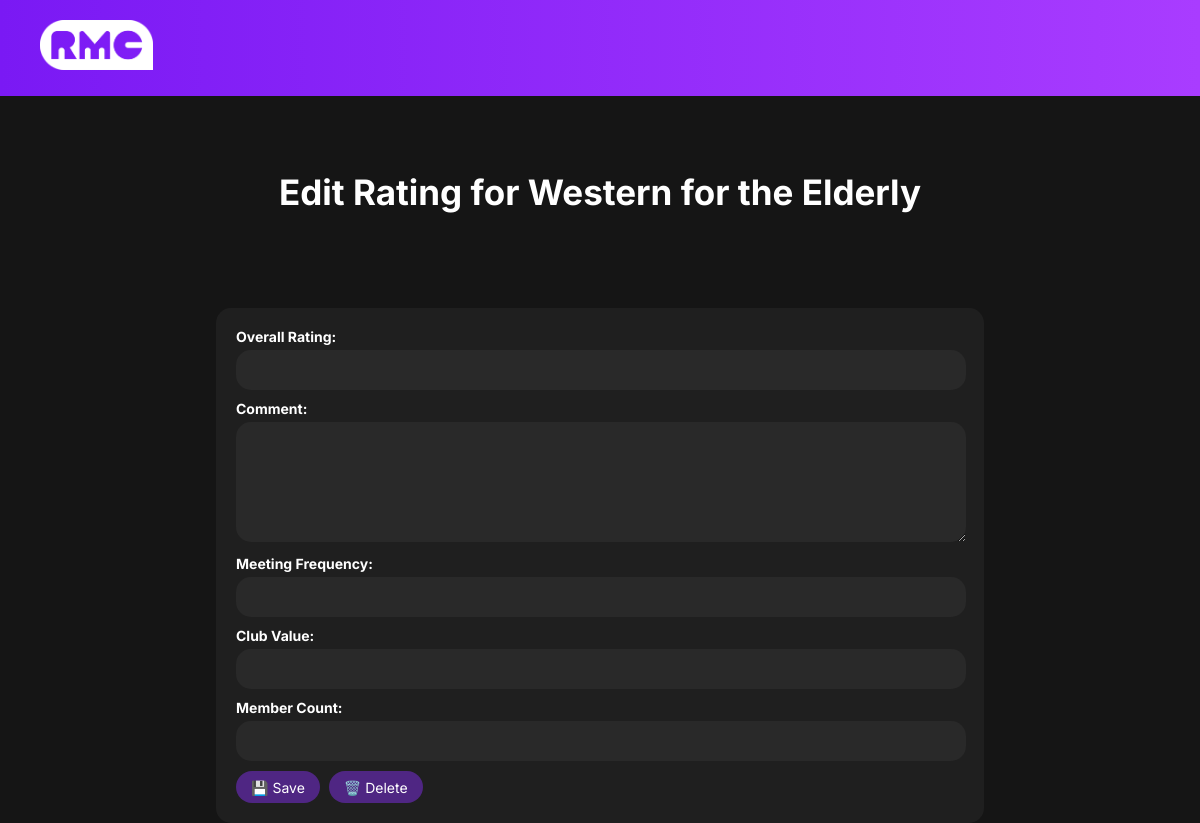
The app's page /club/Western for the Elderly/rating/5/edit, older data.
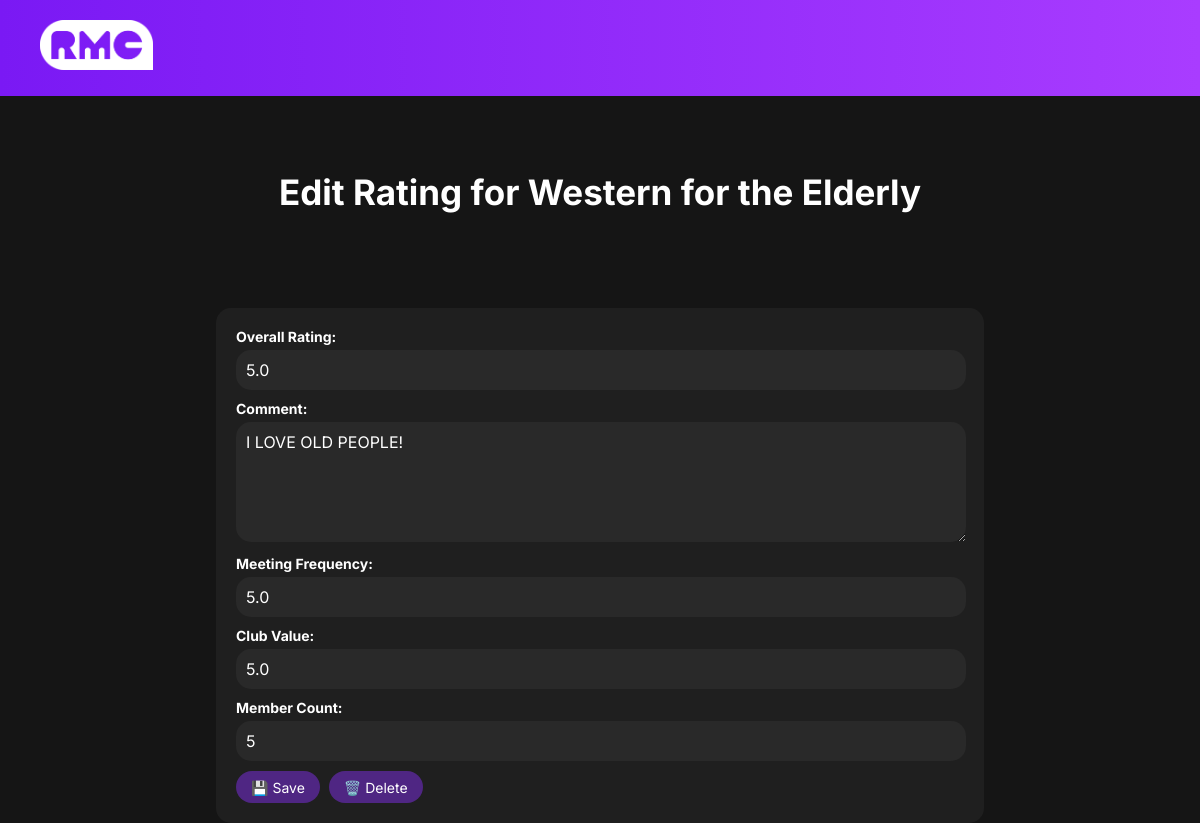
The same page, newer data.
### app.py (models this page shows)
class Club(db.Model):
    id = db.Column(db.String(100), nullable=False, primary_key=True)
    name = db.Column(db.String(100), nullable=False)
    profilepicture = db.Column(db.String(100), nullable=True)
    websitekey = db.Column(db.String(100), nullable=False)
    shortname = db.Column(db.String(100), nullable=True)
    summary = db.Column(db.String(200), nullable=True)
    description = db.Column(db.Text, nullable=True)
    contact = db.Column(db.String(100), nullable=True)
    instagram = db.Column(db.String(100), nullable=True)
    youtube = db.Column(db.String(100), nullable=True)
    linkedin = db.Column(db.String(100), nullable=True)
    website = db.Column(db.String(100), nullable=True)
    facebook = db.Column(db.String(100), nullable=True)
    twitter = db.Column(db.String(100), nullable=True)
    categorynames = db.Column(db.String(300), nullable=True)
    pictureblob = db.Column(db.LargeBinary, nullable=True)

class Rating(db.Model):
    id = db.Column(db.Integer, primary_key=True)
    club_id = db.Column(db.String(100), db.ForeignKey('club.id'))
    overall_rating = db.Column(db.Float, nullable=False)
    meeting_frequency = db.Column(db.Float, nullable=False)
    club_value = db.Column(db.Float, nullable=False, default=0.0)
    member_count = db.Column(db.Integer, nullable=False)
    comment = db.Column(db.String(200), nullable=True)
    club = db.relationship('Club', backref=db.backref('ratings', lazy=True))

### app.py (the view, shortened to what this page needs)
@app.route('/club/<club_name>/rating/<rating_id>/edit', methods=['GET', 'POST'])
def edit_rating(club_name, rating_id):
    club = Club.query.filter_by(name=club_name).first()
    rating = Rating.query.filter_by(id=rating_id).first()
    return render_template('edit_rating.html', club=club, rating=rating)

### templates/edit_rating.html
{% extends 'base.html' %}
{% block content %}
<h1 class="title">Edit Rating for {{ club.name }}</h1>
<div class="content">
    <div class="rating-form">
        <form method="POST">
            <div class="form-group">
                <label for="overall_rating">Overall Rating:</label>
                <input type="number" id="overall_rating" name="overall_rating" value="{{ rating.overall_rating }}" min="0.5" max="5" step="0.5" required>
            </div>
            <div class="form-group">
                <label for="comment">Comment:</label>
                <textarea id="comment" name="comment">{{ rating.comment }}</textarea>
            </div>
            <div class="form-group">
                <label for="meeting_frequency">Meeting Frequency:</label>
                <input type="number" id="meeting_frequency" name="meeting_frequency" value="{{ rating.meeting_frequency }}" min="0.5" max="5" step="0.5" required>
            </div>
            <div class="form-group">
                <label for="club_value">Club Value:</label>
                <input type="number" id="club_value" name="club_value" value="{{ rating.club_value }}" min="0.5" max="5" step="0.5" required>
            </div>
            <div class="form-group">
                <label for="member_count">Member Count:</label>
                <input type="number" id="member_count" name="member_count" value="{{ rating.member_count }}" min="00">
            </div>
            <button type="submit" class="save-btn">💾 Save</button>
            <input type="submit" formaction="{{ url_for('delete_rating', club_name=club.name, rating_id=rating.id) }}" value="🗑️ Delete" onclick="return confirm('Are you sure you want to delete this rating?')" class="delete-btn">
        </form>
    </div>
</div>
{% endblock %}

### templates/base.html (shortened to what this page needs)
<!DOCTYPE html>
<html lang="en">
<head>
</head>
<body>
    <nav>
        <a href="{{ url_for('index') }}">
            <img src="{{ url_for('static', filename='images/logo.png') }}" alt="RMC Logo">
        </a>
    </nav>
    <div class="content">
        {% block content %} {% endblock %}
    </div>
</body>
</html>

### templates/base.html (style rules this page uses)
.title { margin: 20px; color: #ffffff; }
.content { width: 80%; max-width: 1200px; margin: 0 auto; border-radius: 15px; display: flex; flex-direction: column; flex-wrap: nowrap; }
nav { background: linear-gradient(to right, #7A19F4, #A93CFF); padding: 20px 40px; display: flex; justify-content: flex-start; align-items: center; }
nav img { height: 50px; margin-right: 20px; user-select: none; pointer-events: none; }
nav a { color: #ffffff; font-size: 1.5rem; font-weight: bold; text-decoration: none; transition: color 0.3s ease; margin-right: 20px; }
nav a:first-child { margin-left: 0; }
body { font-family: "Inter", sans-serif; background-color: #151515; color: #ffffff; margin: 0; padding: 0; font-size: 14px; }
.title { font-size: 35px; text-align: center; margin-top: 75px; margin-bottom: 75px; }
.edit-btn, .delete-btn, .save-btn { font-family: "Inter", sans-serif; padding: 7.5px 15px; margin-right: 5px; font-size: 14px; color: #ffffff; background-color: #4F2683; transition: background-color 0.3s ease; text-decoration: none; border-radius: 50px; text-align: center; cursor: pointer; border: 0; }
.rating-form { font-family: "Inter", sans-serif; background-color: #1f1f1f; color: #ffffff; padding: 20px; border-radius: 15px; margin-top: 20px; }
.rating-form .form-group { margin-bottom: 10px; }
.rating-form label { display: block; font-weight: bold; margin-bottom: 5px; }
.rating-form input[type="number"], .rating-form textarea { font-family: "Inter", sans-serif; width: 97.5%; padding: 10px; border-radius: 15px; border: none; font-size: 16px; background-color: #292929; color:#ffffff; }
.rating-form textarea { resize: vertical; min-height: 100px; }

Row changes from the older to the newer data that the page shows:
added Rating: overall_rating "5.0", comment "I LOVE OLD PEOPLE!", meeting_frequency "5.0", club_value "5.0", member_count "5"
